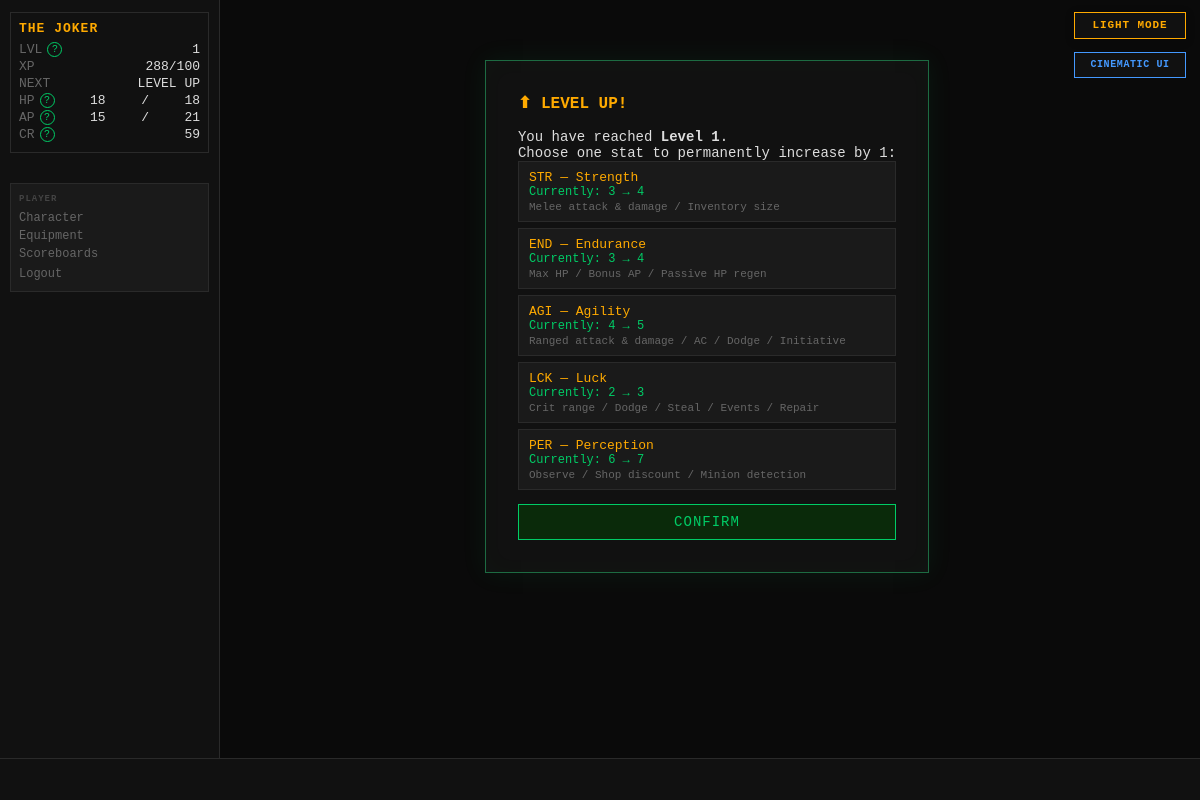
/levelup (signed in), run on an earlier commit of the app's database.
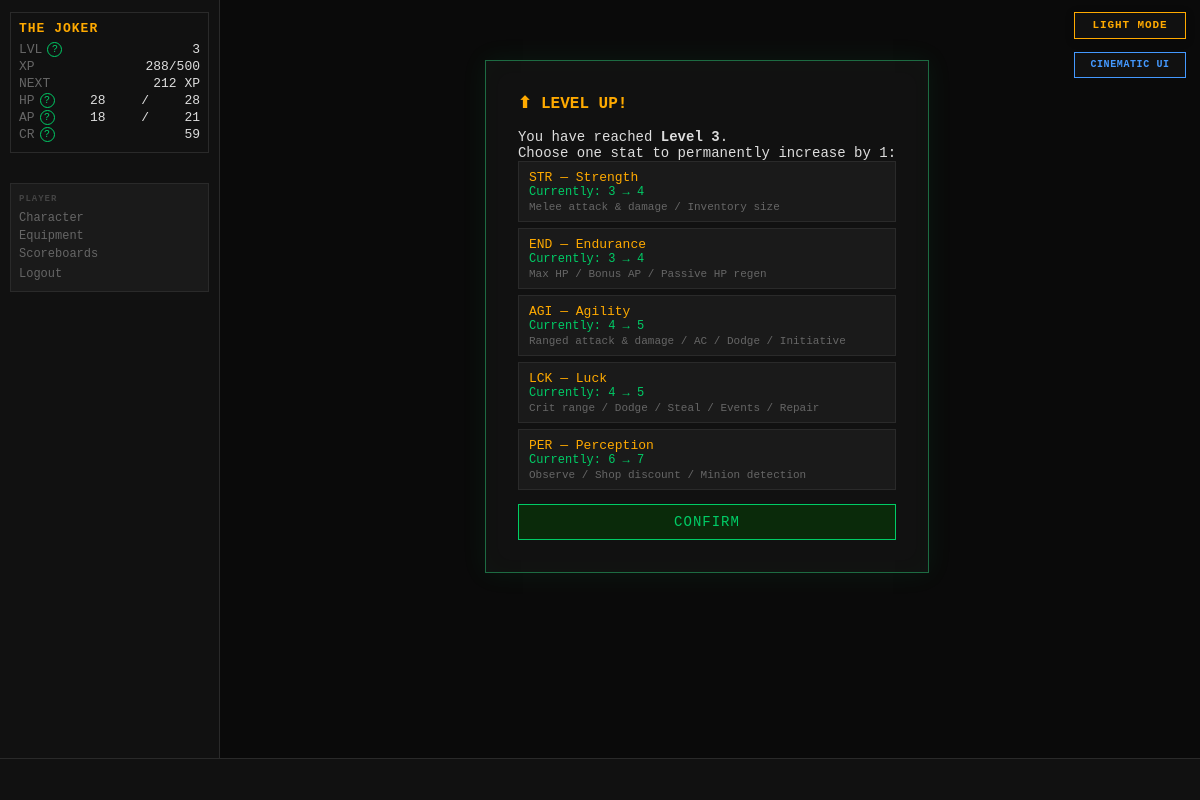
And on a later commit of the database.
### tables this page shows
CREATE TABLE players (
    id                  INTEGER PRIMARY KEY AUTOINCREMENT,
    username            TEXT    UNIQUE NOT NULL,
    password_hash       TEXT    NOT NULL,
    email               TEXT    UNIQUE NOT NULL,
    character_name      TEXT    NOT NULL,
    sex                 TEXT    NOT NULL,
    class_id            INTEGER REFERENCES classes(id),
    str_stat            INTEGER NOT NULL DEFAULT 1,
    end_stat            INTEGER NOT NULL DEFAULT 1,
    agi_stat            INTEGER NOT NULL DEFAULT 1,
    lck_stat            INTEGER NOT NULL DEFAULT 1,
    per_stat            INTEGER NOT NULL DEFAULT 1,
    level               INTEGER NOT NULL DEFAULT 1,
    xp                  INTEGER NOT NULL DEFAULT 0,
    current_hp          INTEGER NOT NULL,
    current_ap          INTEGER NOT NULL,
    credits             INTEGER NOT NULL DEFAULT 25,
    equipped_weapon_id  INTEGER REFERENCES inventory_items(id),
    equipped_armor_id   INTEGER REFERENCES inventory_items(id),
    equipped_special_id INTEGER REFERENCES inventory_items(id),
    in_combat           INTEGER NOT NULL DEFAULT 0,
    pending_levelup     INTEGER NOT NULL DEFAULT 0,
    combat_preference   TEXT    NOT NULL DEFAULT "Balanced",
    is_banned           INTEGER NOT NULL DEFAULT 0,
    last_login_at       TEXT,
    created_at          TEXT    NOT NULL DEFAULT (datetime('now'))
, retired_at TEXT);

### routes/auth.py (the view)
@bp.route("/levelup", methods=["GET"])
def levelup():
    player = g.player
    return render_template("auth/levelup.html", player=player)

### app.py (called while the page is built, shortened)
def _context_processor() -> dict:
    settings = get_all_settings()
    player = g.get("player")
    if not player:
        return {"settings": settings}
    return {"player": player, "settings": settings}

def _check_auth():
    if request.endpoint in _AUTH_EXEMPT:
        return None
    if not session.get("player_id"):
        return redirect(url_for("auth.login"))
    return None

def _load_player():
    player_id = session.get("player_id")
    if not player_id:
        return None
    player = get_player(player_id)
    if player is None:
        session.clear()
        return redirect(url_for("auth.login"))
    g.player = player
    return None

def _check_levelup():
    if request.endpoint in _LEVELUP_EXEMPT:
        return None

def _set_blackout_flag():
    settings = get_all_settings()
    blackout_mins = settings.get("MIDNIGHT_BLACKOUT_MINUTES", cfg.MIDNIGHT_BLACKOUT_MINUTES)
    now = datetime.now(timezone.utc)
    minutes_to_midnight = (24 * 60) - (now.hour * 60 + now.minute)
    g.blackout = (minutes_to_midnight <= blackout_mins)

### database.py (called while the page is built)
def get_db() -> sqlite3.Connection:
    if 'db' not in g:
        g.db = sqlite3.connect(
            cfg.DB_PATH,
            detect_types=sqlite3.PARSE_DECLTYPES,
            timeout=10,
        )
        g.db.row_factory = dict_factory
        g.db.execute("PRAGMA foreign_keys = ON")
        g.db.execute("PRAGMA journal_mode = WAL")
    return g.db

def dict_factory(cursor: sqlite3.Cursor, row: tuple) -> dict:
    return {col[0]: val for col, val in zip(cursor.description, row)}

def execute(sql: str, params: tuple = ()) -> list[dict]:
    return get_db().execute(sql, params).fetchall()

def execute_one(sql: str, params: tuple = ()) -> dict | None:
    return get_db().execute(sql, params).fetchone()

def get_all_settings() -> dict:
    if "settings_cache" in g:
        return g.settings_cache
    rows = execute("SELECT constant_name, value FROM settings")
    result = {}
    for row in rows:
        name, raw = row["constant_name"], row["value"]
        t = cfg.SETTING_TYPES.get(name)
        try:
            if t is bool:  result[name] = raw.upper() in ("TRUE", "1", "YES")
            elif t is int:   result[name] = int(raw)
            elif t is float: result[name] = float(raw)
            else:            result[name] = raw
        except (ValueError, TypeError):
            result[name] = raw
    g.settings_cache = result
    return result

### templates/auth/levelup.html (shortened to what this page needs)
{% extends "base.html" %}
{% block content %}
<div id="auth-box">
    <h2 class="auth-heading term-amber">⬆ LEVEL UP!</h2>
    <p>You have reached <strong>Level {{ player.level }}</strong>.</p>
    <p>Choose one stat to permanently increase by 1:</p>
    <form method="POST" action="{{ url_for('auth.levelup_post') }}">
        <div id="levelup-stats">
            {% for stat, label, detail in [
                ('STR', 'STR — Strength',    'Melee attack & damage / Inventory size'),
                ('END', 'END — Endurance',   'Max HP / Bonus AP / Passive HP regen'),
                ('AGI', 'AGI — Agility',     'Ranged attack & damage / AC / Dodge / Initiative'),
                ('LCK', 'LCK — Luck',        'Crit range / Dodge / Steal / Events / Repair'),
                ('PER', 'PER — Perception',  'Observe / Shop discount / Minion detection')
            ] %}
            <label class="stat-choice">
                <span class="stat-name">{{ label }}</span>
                <span class="stat-current">Currently: {{ player[stat.lower() + '_stat'] }} → {{ player[stat.lower() + '_stat'] + 1 }}</span>
                <span class="stat-detail">{{ detail }}</span>
            </label>
            {% endfor %}
        </div>
        <button type="submit" class="auth-btn">CONFIRM</button>
    </form>
</div>
{% endblock %}

### templates/base.html (shortened to what this page needs)
<!DOCTYPE html>
<html lang="en">
<head>
<link rel="stylesheet" href="{{ url_for('static', filename='style.css') }}">
</head>
<body class="{{ 'authenticated' if player else 'auth-page' }} {% block body_class %}{% endblock %}">
{% if settings.get('ALLOW_PLAYER_COLOR_OVERRIDE', true) %}<button id="theme-toggle" type="button" aria-label="Switch color theme" aria-pressed="false">
</button>{% endif %}
{% if settings.get('ALLOW_PLAYER_INTERFACE_OVERRIDE', true) %}
<button id="interface-toggle" type="button" aria-label="Switch interface style" aria-pressed="false">
</button>
{% endif %}
{% if player %}
<div id="left-col">
    <div id="status-block">
        <div class="status-name">{{ player.character_name }}</div>
        <div class="status-line">
            <span class="label">LVL</span>
            <span id="status-level">{{ player.level }}</span>
        </div>
        <div class="status-line">
            <span class="label">XP</span>
            <span><span id="status-xp">{{ player.xp }}</span><span id="status-xp-threshold">{% if player.get('next_level_xp') is not none %}/{{ player.get('next_level_xp') }}{% endif %}</span></span>
        </div>
        <div class="status-line" title="Experience still needed to reach level {{ player.level + 1 }}">
            <span class="label">NEXT</span>
            <span id="status-xp-next">{% if player.get('xp_to_next_level') is none %}MAX{% elif player.get('xp_to_next_level') <= 0 %}LEVEL UP{% else %}{{ player.get('xp_to_next_level') }} XP{% endif %}</span>
        </div>
        <div class="status-line">
            <span class="label">HP</span>
            <span id="status-hp">{{ player.current_hp }}</span>/<span id="status-maxhp">{{ player.max_hp }}</span>
        </div>
        <div class="status-line">
            <span class="label">AP</span>
            <span id="status-ap">{{ player.current_ap }}</span>/<span id="status-maxap">{{ player.max_ap }}</span>
        </div>
        <div class="status-line">
            <span class="label">CR</span>
            <span id="status-credits">{{ player.credits }}</span>
        </div>
    </div>
    <nav id="left-nav">
        <span class="nav-heading">PLAYER</span>
        <a href="{{ url_for('character.index') }}">Character</a>
        <a href="{{ url_for('character.equipment') }}">Equipment</a>
        <a href="{{ url_for('scoreboards.index') }}">Scoreboards</a>
        <form action="{{ url_for('auth.logout') }}" method="POST" style="margin:0">
            <button type="submit" class="nav-link-btn">Logout</button>
        </form>
    </nav>
</div>
{% endif %}
<div id="main">
    {% block content %}{% endblock %}
</div>
{% if player %}
<div id="ticker-wrap">
    <div id="ticker">
    </div>
</div>
{% endif %}
</body>
</html>

### static/style.css (style rules this page uses)
:root { --bg: #0a0a0a; --bg-panel: #111111; --bg-input: #1a1a1a; --border: #2a2a2a; --green: #00cc66; --red: #cc2222; --amber: #ffaa00; --blue: #4499ff; --grey: #666666; --white: #dddddd; --dim: #444444; --font: 'Courier New', Courier, monospace; --left-width: 220px; --ticker-h: 42px; }
*, *::before, *::after { box-sizing: border-box; margin: 0; padding: 0; }
html, body { height: 100%; background: var(--bg); color: var(--white); font-family: var(--font); font-size: 14px; overflow: hidden; }
a { color: var(--blue); text-decoration: none; }
#theme-toggle { position: fixed; top: 12px; right: 14px; z-index: 1000; min-width: 112px; padding: 7px 10px; border: 1px solid var(--amber); background: var(--bg-panel); color: var(--amber); font: bold 11px/1 var(--font); letter-spacing: 0.08em; cursor: pointer; box-shadow: 0 2px 10px rgba(0, 0, 0, 0.18); }
#interface-toggle { position: fixed; top: 52px; right: 14px; z-index: 1000; min-width: 112px; padding: 7px 10px; border: 1px solid var(--blue); background: var(--bg-panel); color: var(--blue); font: bold 10px/1 var(--font); letter-spacing: .06em; cursor: pointer; }
#left-col { position: fixed; top: 0; left: 0; width: var(--left-width); height: calc(100vh - var(--ticker-h)); background: var(--bg-panel); border-right: 1px solid var(--border); display: flex; flex-direction: column; padding: 12px 10px; overflow-y: auto; z-index: 10; }
#main { margin-left: var(--left-width); height: calc(100vh - var(--ticker-h)); overflow-y: auto; overflow-x: hidden; scrollbar-gutter: stable; display: flex; flex-direction: column; }
#status-block { border: 1px solid var(--border); padding: 8px; margin-bottom: 14px; }
.status-name { color: var(--amber); font-size: 13px; font-weight: bold; margin-bottom: 6px; text-transform: uppercase; letter-spacing: 1px; }
.status-line { display: flex; justify-content: space-between; margin: 2px 0; font-size: 13px; }
.status-line .label { color: var(--grey); }
#left-nav { margin-top: 2px; display: flex; flex-direction: column; gap: 4px; border-top: 1px solid var(--border); padding: 10px 8px; background: var(--bg-input); border: 1px solid var(--border); }
.nav-heading { color: var(--dim); font-size: 9px; font-weight: bold; letter-spacing: 1px; margin-bottom: 3px; }
#left-nav a, .nav-link-btn { color: var(--grey); font-size: 12px; font-family: var(--font); background: none; border: none; cursor: pointer; text-align: left; padding: 0; }
#ticker-wrap { position: fixed; bottom: 0; left: 0; right: 0; height: var(--ticker-h); background: var(--bg-panel); border-top: 1px solid var(--border); overflow: hidden; z-index: 20; display: flex; align-items: center; }
#ticker { white-space: nowrap; color: var(--dim); font-size: 12px; padding-left: 100%; animation: ticker-scroll 60s linear infinite; }
#auth-box { max-width: 520px; margin: 60px auto; padding: 32px; background: var(--bg-panel); border: 1px solid #1d6b42; box-shadow: 0 0 24px rgba(0, 204, 102, 0.08), inset 0 0 24px rgba(0, 204, 102, 0.025); }
.auth-heading { color: var(--amber); margin-bottom: 16px; font-size: 16px; }
.auth-btn { background: #0a2a0a; color: var(--green); border: 1px solid var(--green); padding: 9px 24px; font-family: var(--font); font-size: 14px; letter-spacing: 1px; cursor: pointer; margin-top: 8px; width: 100%; }
.stat-choice { display: block; background: var(--bg-input); border: 1px solid var(--border); padding: 8px 10px; margin-bottom: 6px; cursor: pointer; }
.stat-name { color: var(--amber); display: block; font-size: 13px; }
.stat-current { color: var(--green); display: block; font-size: 12px; }
.stat-detail { color: var(--grey); display: block; font-size: 11px; margin-top: 2px; }

What changed in the data, as far as the page shows it:
changed players "THE JOKER": level "1" → "3"; current_hp "18" → "28"; current_ap "15" → "18"
Also different on the page:
{{ player.get('next_level_xp') }}: "100" → "500"
{{ player.get('xp_to_next_level') }}: (not shown) → "212"
{{ player.max_hp }}: "18" → "28"
text no longer shown: "LEVEL UP"
text now shown: "XP"
new list line: "LCK — Luck Currently: → Crit range / Dodge / Steal / Events / Repair"
new list line: "4 5"
list line gone: "LCK — Luck Currently: → Crit range / Dodge / Steal / Events / Repair"
list line gone: "2 3"
